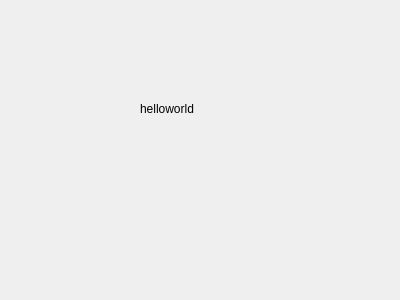
<?xml version="1.0" encoding="UTF-8"?>
<ui version="4.0">
 <class>MyDialog</class>
 <widget class="QDialog" name="MyDialog">
  <property name="geometry">
   <rect>
    <x>0</x>
    <y>0</y>
    <width>400</width>
    <height>300</height>
   </rect>
  </property>
  <property name="windowTitle">
   <string>MyDialog</string>
  </property>
  <widget class="QLabel" name="label">
   <property name="geometry">
    <rect>
     <x>140</x>
     <y>100</y>
     <width>131</width>
     <height>17</height>
    </rect>
   </property>
   <property name="text">
    <string>helloworld</string>
   </property>
  </widget>
 </widget>
 <layoutdefault spacing="6" margin="11"/>
 <resources/>
 <connections/>
</ui>
